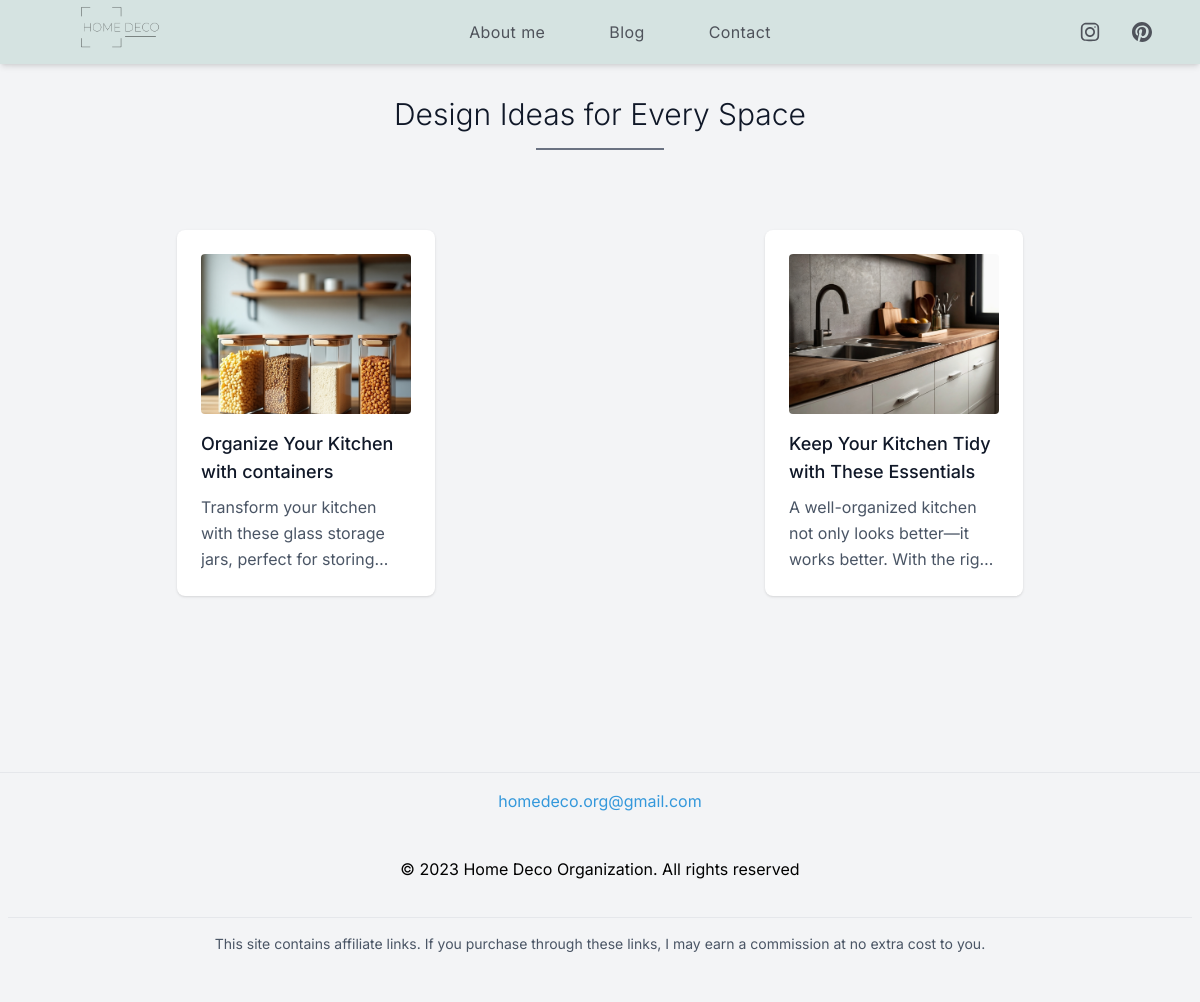
/blog/kitchen, run on the app's committed database.
### models.py (models this page shows)
class Post(db.Model):
    id = db.Column(db.Integer, primary_key=True)
    title = db.Column(db.String(100), nullable=False)
    description = db.Column(db.Text, nullable=False)
    slug = db.Column(db.String(50), nullable=False)
    image1 = db.Column(db.String(200))
    alttitle1 = db.Column(db.String(100))
    image2 = db.Column(db.String(200))
    alttitle2 = db.Column(db.String(100))
    image3 = db.Column(db.String(200))
    alttitle3 = db.Column(db.String(100))
    link1 = db.Column(db.String(200))
    label1 = db.Column(db.String(100), nullable=False)
    link2 = db.Column(db.String(200))
    label2 = db.Column(db.String(100), nullable=False)
    link3 = db.Column(db.String(200))
    label3 = db.Column(db.String(100), nullable=False)
    link4 = db.Column(db.String(200))
    label4 = db.Column(db.String(100), nullable=False)
    frase1 = db.Column(db.String(200), nullable=False)
    frase2 = db.Column(db.String(200), nullable=True)

### app.py (the view)
@app.route('/blog/<slug>')
def posts_by_slug(slug):
            posts = Post.query.filter_by(slug=slug).all()
            return render_template('blog.html', posts=posts, slug=slug)

### templates/blog.html (shortened to what this page needs)
{% extends "layout.html" %}
{% block content %}
<section class="text-gray-600 body-font my-24 ">
  <div class="">
    <h1 class="text-3xl font-light title-font mb-4 text-gray-900 text-center">Design Ideas for Every Space</h1>
    <div class="w-32 h-0.5 bg-gray-500 mt-1 mx-auto"></div>
  </div>
  <div class="flex flex-row flex-wrap gap-4 px-5 py-4 md:py-16 mx-auto w-full">
    {% for post in posts %}
      <div class="p-4 md:w-1/4 w-full mx-auto">
        <a href="/post/{{ post.id }}" class="block bg-white p-6 rounded-lg shadow hover:shadow-xl transition">
          {% if post.image1 %}
            <img src="{{ post.image1 }}" alt="{{ post.alttitle1 }}" class="w-full h-40 object-cover rounded mb-4">
          {% endif %}
          <h2 class="text-lg text-gray-900 font-medium title-font mb-2">{{ post.title }}</h2>
          <p class="text-gray-600 line-clamp-3 leading-relaxed text-base">{{ post.description }}</p>
        </a>
      </div>
    {% else %}
      <div class="w-full text-center">
        <p class="text-gray-500">No posts to show right now. Fresh updates coming soon!</p>
      </div>
    {% endfor %}
  </div>
</section>
{% endblock %}

### static/css/main.css (style rules this page uses)
* { font-family: "inter", sans-serif; }

### data on the page
Post: image1 (picture), title "Organize Your Kitchen with containers", description "Transform your kitchen with these glass storage jars, perfect for…"
Post: image1 (picture), title "Keep Your Kitchen Tidy with These Essentials", description "A well-organized kitchen not only looks better—it works better. With the…"
